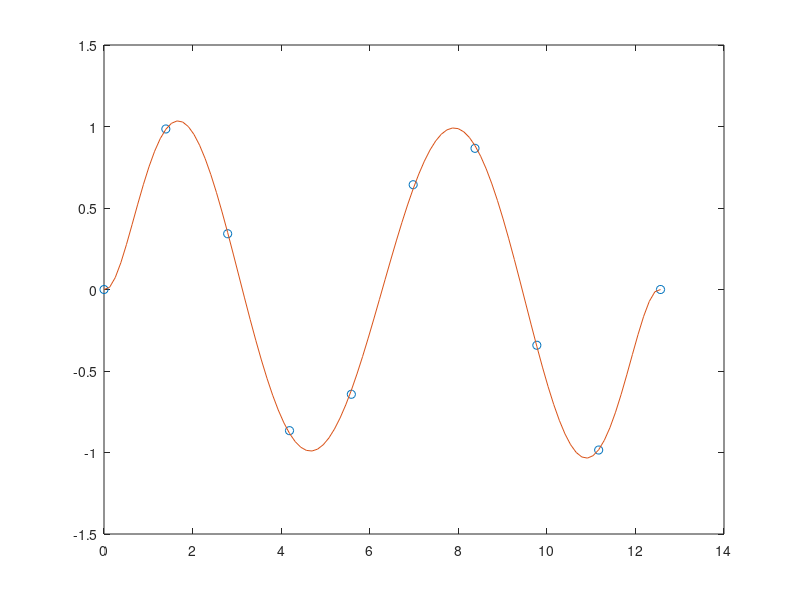
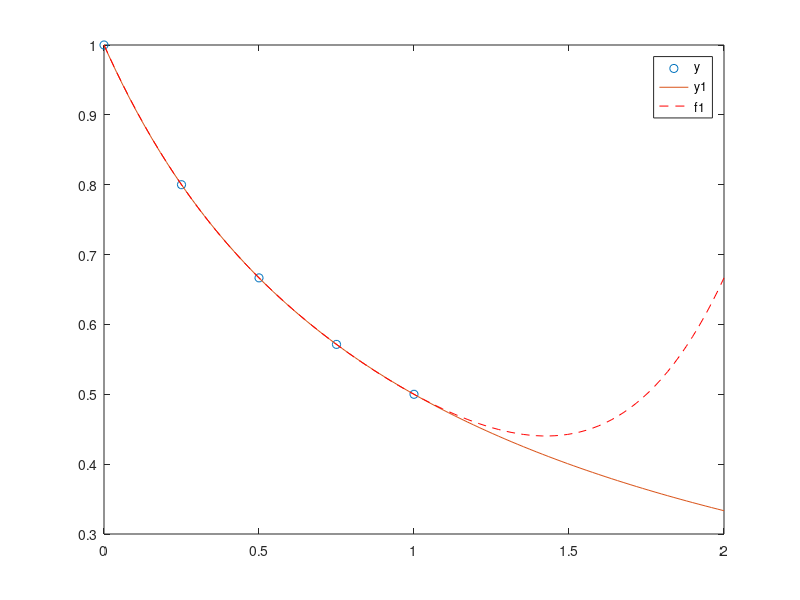

Here is the MATLAB script that generated these plots, in order:
x = linspace(0,4*pi,10);
y = sin(x);
p = polyfit(x,y,7);
x1 = linspace(0,4*pi);
y1 = polyval(p,x1);
figure
plot(x,y,'o')
hold on
plot(x1,y1)
hold off
x = linspace(0,1,5);
y = 1./(1+x)
p = polyfit(x,y,4);
x1 = linspace(0,2);
y1 = 1./(1+x1);
f1 = polyval(p,x1);
figure
plot(x,y,'o')
hold on
plot(x1,y1)
plot(x1,f1,'r--')
legend('y','y1','f1')